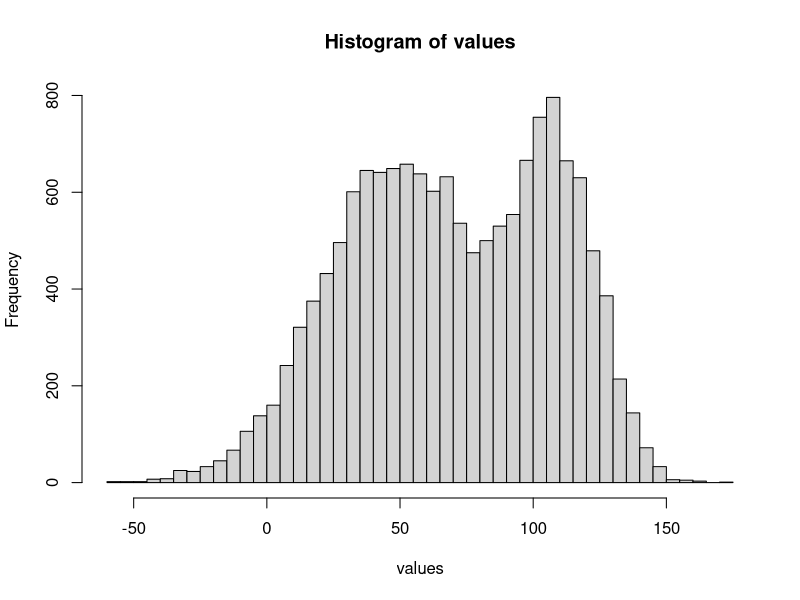

Here is the R script that generated this plot:
x11()

set.seed(280872)

values <- c(rnorm(10000, 50, 30),
            rnorm( 5000,110, 15))        

# Note the 2nd argument to specify the number of bins
hist(values, 40)

# wait for mouse click or enter pressed
z <- locator(1)
